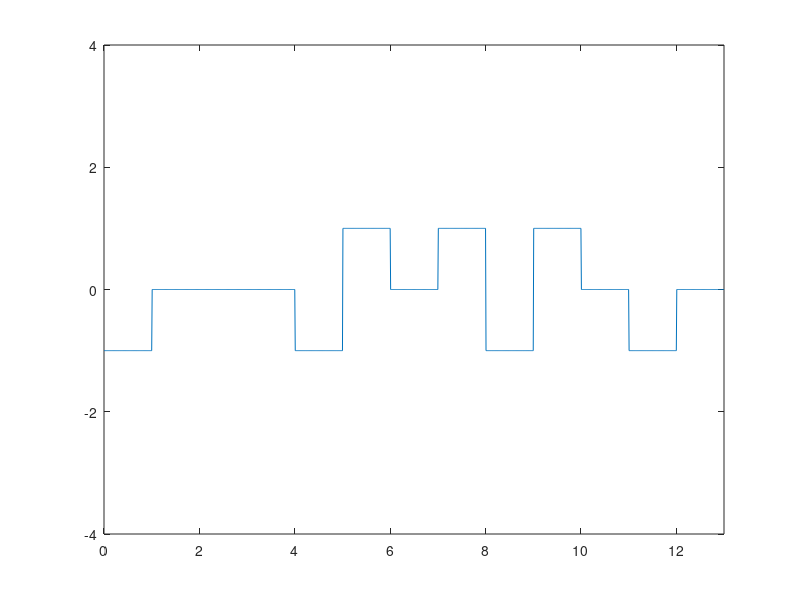

The MATLAB source for this figure:
clc;
clear;
close all;

bits = [1,0,0,0,0,0,0,0,0,1,0,1,0];

bit_rate=1;

pre_vol=1;
amp=1;
amp=pre_vol*amp;
tmp=amp;
cont=0;

for i=1:length(bits);
  if (bits(i)==0)
    cont=cont+1;
  endif
  if cont>7
    amplitude(i-4)=amp;
    amplitude(i-3)=-amp;
    amplitude(i-1)=-amp;
    amplitude(i)=amp;
    cont=0;
  
  elseif (bits(i)==0)
    amplitude(i)=0
  else
    amplitude(i)=-amp;
    amp=amplitude(i)
  endif
  
  
endfor

Time=length(bits)/bit_rate;
n=100;
time=0:0.01:Time;
x=1;
for i=1:length(time)
  y_valu(i)=amplitude(x);
  if time(i)*bit_rate>=x
    x=x+1;
  endif
endfor

plot(time,y_valu);
axis([0 Time -4 4]);

counter = 0;
lastbit = 1;
for i = 1:length(time)
  if time(i)*bit_rate>counter
    counter = counter + 1;
    if y_valu(i)==lastbit
      result(counter:counter+4) = 0;
      counter = counter + 4;
    else
      if(y_valu(i)==0)
        result(counter) = 0;
      else
        result(counter) = 1;
        lastbit = -lastbit;
      end
    end
  end
end
disp('B8ZS Decoding:');
disp(result);

